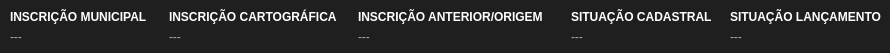
   <widget class="QWidget" name="widgetReferenciaCadastral" native="true">
    <property name="geometry">
     <rect>
      <x>0</x>
      <y>21</y>
      <width>890</width>
      <height>53</height>
     </rect>
    </property>
    <property name="styleSheet">
     <string notr="true">background-color: #1f1f1f;
border-radius: 4px;</string>
    </property>
    <widget class="QWidget" name="horizontalLayoutWidget_9">
     <property name="geometry">
      <rect>
       <x>10</x>
       <y>6</y>
       <width>871</width>
       <height>41</height>
      </rect>
     </property>
     <layout class="QHBoxLayout" name="horizontalLayout_9" stretch="128,154,174,128,116">
      <item>
       <layout class="QVBoxLayout" name="verticalLayout_35">
        <property name="spacing">
         <number>0</number>
        </property>
        <item>
         <widget class="QLabel" name="label_3">
          <property name="sizePolicy">
           <sizepolicy hsizetype="Expanding" vsizetype="Preferred">
            <horstretch>0</horstretch>
            <verstretch>0</verstretch>
           </sizepolicy>
          </property>
          <property name="maximumSize">
           <size>
            <width>16777215</width>
            <height>16777215</height>
           </size>
          </property>
          <property name="styleSheet">
           <string notr="true">font-weight: bold;
color: white;</string>
          </property>
          <property name="text">
           <string>INSCRIÇÃO MUNICIPAL</string>
          </property>
         </widget>
        </item>
        <item>
         <widget class="QLabel" name="labelInscricaoImobiliaria">
          <property name="sizePolicy">
           <sizepolicy hsizetype="Expanding" vsizetype="Preferred">
            <horstretch>0</horstretch>
            <verstretch>0</verstretch>
           </sizepolicy>
          </property>
          <property name="maximumSize">
           <size>
            <width>16777215</width>
            <height>16777215</height>
           </size>
          </property>
          <property name="styleSheet">
           <string notr="true">color: #aaa;</string>
          </property>
          <property name="text">
           <string>---</string>
          </property>
         </widget>
        </item>
       </layout>
      </item>
      <item>
       <layout class="QVBoxLayout" name="verticalLayout_36">
        <property name="spacing">
         <number>0</number>
        </property>
        <item>
         <widget class="QLabel" name="label_11">
          <property name="sizePolicy">
           <sizepolicy hsizetype="Expanding" vsizetype="Preferred">
            <horstretch>0</horstretch>
            <verstretch>0</verstretch>
           </sizepolicy>
          </property>
          <property name="maximumSize">
           <size>
            <width>16777215</width>
            <height>16777215</height>
           </size>
          </property>
          <property name="styleSheet">
           <string notr="true">font-weight: bold;
color: white;</string>
          </property>
          <property name="text">
           <string>INSCRIÇÃO CARTOGRÁFICA</string>
          </property>
         </widget>
        </item>
        <item>
         <widget class="QLabel" name="labelInscricaoCartografica">
          <property name="sizePolicy">
           <sizepolicy hsizetype="Expanding" vsizetype="Preferred">
            <horstretch>0</horstretch>
            <verstretch>0</verstretch>
           </sizepolicy>
          </property>
          <property name="maximumSize">
           <size>
            <width>16777215</width>
            <height>16777215</height>
           </size>
          </property>
          <property name="styleSheet">
           <string notr="true">color: #aaa;</string>
          </property>
          <property name="text">
           <string>---</string>
          </property>
         </widget>
        </item>
       </layout>
      </item>
      <item>
       <layout class="QVBoxLayout" name="verticalLayout_37">
        <property name="spacing">
         <number>0</number>
        </property>
        <item>
         <widget class="QLabel" name="label_38">
          <property name="sizePolicy">
           <sizepolicy hsizetype="Expanding" vsizetype="Preferred">
            <horstretch>0</horstretch>
            <verstretch>0</verstretch>
           </sizepolicy>
          </property>
          <property name="maximumSize">
           <size>
            <width>16777215</width>
            <height>16777215</height>
           </size>
          </property>
          <property name="styleSheet">
           <string notr="true">font-weight: bold;
color: white;</string>
          </property>
          <property name="text">
           <string>INSCRIÇÃO ANTERIOR/ORIGEM</string>
          </property>
         </widget>
        </item>
        <item>
         <widget class="QLabel" name="labelInscricaoAnterior">
          <property name="sizePolicy">
           <sizepolicy hsizetype="Expanding" vsizetype="Preferred">
            <horstretch>0</horstretch>
            <verstretch>0</verstretch>
           </sizepolicy>
          </property>
          <property name="maximumSize">
           <size>
            <width>16777215</width>
            <height>16777215</height>
           </size>
          </property>
          <property name="styleSheet">
           <string notr="true">color: #aaa;</string>
          </property>
          <property name="text">
           <string>---</string>
          </property>
         </widget>
        </item>
       </layout>
      </item>
      <item>
       <layout class="QVBoxLayout" name="verticalLayout_38">
        <property name="spacing">
         <number>0</number>
        </property>
        <item>
         <widget class="QLabel" name="label_39">
          <property name="sizePolicy">
           <sizepolicy hsizetype="Expanding" vsizetype="Preferred">
            <horstretch>0</horstretch>
            <verstretch>0</verstretch>
           </sizepolicy>
          </property>
          <property name="maximumSize">
           <size>
            <width>16777215</width>
            <height>16777215</height>
           </size>
          </property>
          <property name="styleSheet">
           <string notr="true">font-weight: bold;
color: white;</string>
          </property>
          <property name="text">
           <string>SITUAÇÃO CADASTRAL</string>
          </property>
         </widget>
        </item>
        <item>
         <widget class="QLabel" name="labelSituacao">
          <property name="sizePolicy">
           <sizepolicy hsizetype="Expanding" vsizetype="Preferred">
            <horstretch>0</horstretch>
            <verstretch>0</verstretch>
           </sizepolicy>
          </property>
          <property name="maximumSize">
           <size>
            <width>16777215</width>
            <height>16777215</height>
           </size>
          </property>
          <property name="styleSheet">
           <string notr="true">color: #aaa;</string>
          </property>
          <property name="text">
           <string>---</string>
          </property>
         </widget>
        </item>
       </layout>
      </item>
      <item>
       <layout class="QVBoxLayout" name="verticalLayout_39">
        <property name="spacing">
         <number>0</number>
        </property>
        <item>
         <widget class="QLabel" name="label_40">
          <property name="sizePolicy">
           <sizepolicy hsizetype="Expanding" vsizetype="Preferred">
            <horstretch>0</horstretch>
            <verstretch>0</verstretch>
           </sizepolicy>
          </property>
          <property name="maximumSize">
           <size>
            <width>16777215</width>
            <height>16777215</height>
           </size>
          </property>
          <property name="styleSheet">
           <string notr="true">font-weight: bold;
color: white;</string>
          </property>
          <property name="text">
           <string>SITUAÇÃO LANÇAMENTO</string>
          </property>
         </widget>
        </item>
        <item>
         <widget class="QLabel" name="labelTaxacao">
          <property name="sizePolicy">
           <sizepolicy hsizetype="Expanding" vsizetype="Preferred">
            <horstretch>0</horstretch>
            <verstretch>0</verstretch>
           </sizepolicy>
          </property>
          <property name="maximumSize">
           <size>
            <width>16777215</width>
            <height>16777215</height>
           </size>
          </property>
          <property name="styleSheet">
           <string notr="true">color: #aaa;</string>
          </property>
          <property name="text">
           <string>---</string>
          </property>
         </widget>
        </item>
       </layout>
      </item>
     </layout>
    </widget>
   </widget>
